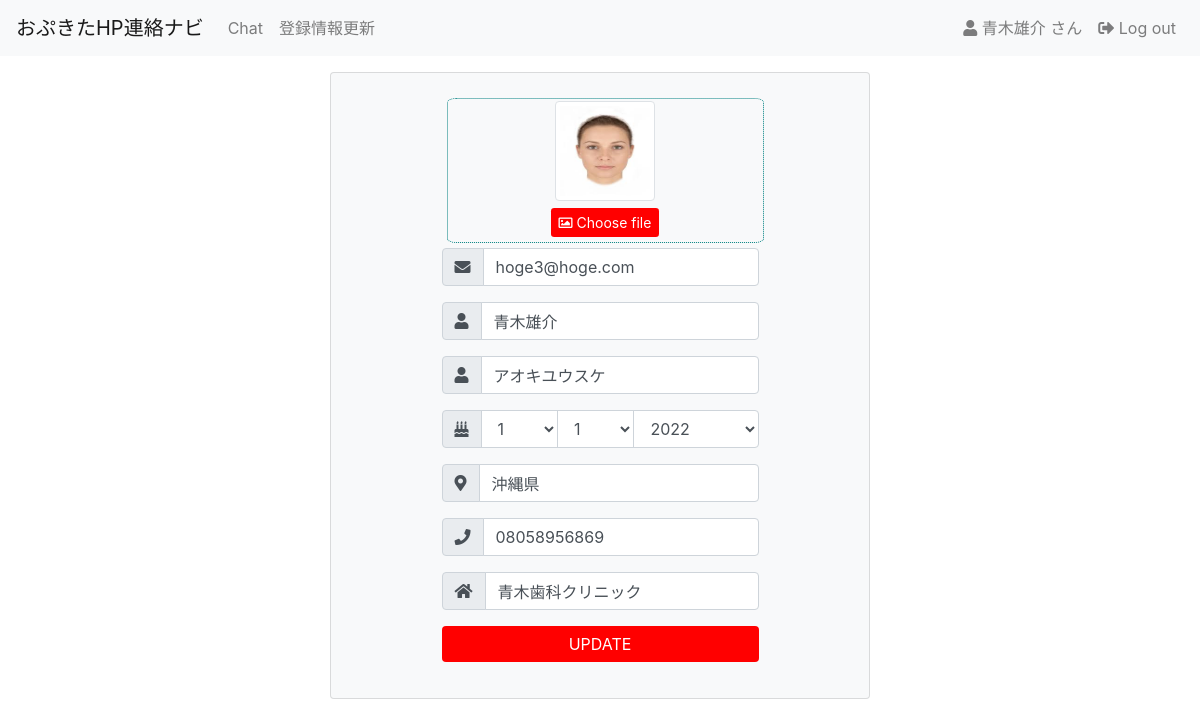
/chat/user_update/3/ (signed in), run on the app's committed database.
### chatapp/models.py (models this page shows, shortened)
class User(AbstractBaseUser, PermissionsMixin):
    class Meta:
        verbose_name = 'ユーザ'
        verbose_name_plural = 'ユーザ'
    """カスタムユーザーモデル."""
    email = models.EmailField('メールアドレス', max_length=150, null = False, blank=False, unique = True)
    name = models.CharField('名前', max_length=150, null = False, blank=False)
    furigana = models.CharField('フリガナ', max_length = 150, null = False, blank = False)
    birthday = models.DateField(
        verbose_name = _('生年月日'),
        null = True,
    )
    address = models.CharField('住所', max_length = 150, null = True)
    phone = models.CharField('連絡先電話番号', max_length = 50, null = True)
    clinic_name = models.CharField('歯科医院名', max_length = 100, null = True)
    thumbnail = models.ImageField('サムネイル', upload_to = 'profile_thumbnail', null = True)
    is_staff = models.BooleanField(
        '管理者',
        default=False,
        help_text=_(
            'Designates whether the user can log into this admin site.'),
    )
    is_active = models.BooleanField(
        '有効',
        default=True,
        help_text=_(
            'Designates whether this user should be treated as active. '
            'Unselect this instead of deleting accounts.'
        ),
    )
    date_joined = models.DateTimeField(_('date joined'), default=timezone.now)
    objects = MyUserManager()
    EMAIL_FIELD = 'email'
    USERNAME_FIELD = 'email'
    REQUIRED_FIELDS = ['name',]
    @property
    def thumbnail_url(self):
        if self.thumbnail and hasattr(self.thumbnail, 'url'):
            return self.thumbnail.url

### chatapp/views.py (the view, shortened to what this page needs)
# urls.py: path('user_update/<int:pk>/', views.UserUpdate.as_view(), name='user_update'),
class UserUpdate(SuccessMessageMixin, LoginRequiredMixin, generic.UpdateView):
    model = User
    form_class = UserUpdateForm
    template_name = 'chatapp/user_update.html'
    success_message = '登録情報を更新しました'

### chatapp/forms.py
class UserUpdateForm(forms.ModelForm):
    class Meta:
        model = User
        MONTHS = {
            1: '1', 2: '2', 3: '3', 4: '4',
            5: '5', 6: '6', 7: '7', 8: '8',
            9: '9', 10: '10', 11: '11', 12: '12'
        }
        widgets = {
            'birthday': forms.SelectDateWidget(years = range(2022, 1930, -1), months=MONTHS)
        }
        fields = ('email', 'name', 'furigana', 'birthday', 'address', 'phone', 'clinic_name', 'thumbnail')
    def __init__(self, *args, **kwargs):
        super().__init__(*args, **kwargs)
        for field in self.fields.values():
            field.widget.attrs['class'] = 'form-control'
            field.widget.attrs['placeholder'] = field.label  # placeholderにフィールドのラベルを入れる

### templates/chatapp/user_update.html (shortened to what this page needs)
{% extends "chatapp/base.html" %}
{% block content %}
{% load static %}
<link rel="stylesheet" type="text/css" href="{% static 'css/user_update.css' %}">
<div class="row">
    <div class="col-md-6 offset-md-3 col-12">
        <div class="card bg-light">
            <div class="card-body mx-auto">
                <form method="POST" action="" enctype="multipart/form-data">
                    <div class="container preview">
                        <img class="img img-thumbnail preview-img" src="{{ user.thumbnail_url }}" alt="プレビュー" /><br>
                        <span class="btn btn-sm btn-success"> <i class="far fa-image"></i> Choose file</span>
                    </div>
                    <div class="form-group input-group">
                        <div class="input-group-prepend">
                            <span class="input-group-text"> <i class="fa fa-envelope"></i> </span>
                            </div>
                            {{ form.email }}
                    </div>
                    <div class="form-group input-group">
                        <div class="input-group-prepend">
                            <span class="input-group-text"> <i class="fa fa-user"></i> </span>
                            </div>
                            {{ form.name }}
                    </div>
                    <div class="form-group input-group">
                        <div class="input-group-prepend">
                            <span class="input-group-text"> <i class="fa fa-user"></i>  </span>
                            </div>
                            {{ form.furigana }}
                    </div>
                    <div class="form-group input-group">
                        <div class="input-group-prepend">
                            <span class="input-group-text"> <i class="fas fa-birthday-cake"></i> </span>
                            </div>
                            {{ form.birthday }}
                    </div>
                    <div class="form-group input-group">
                        <div class="input-group-prepend">
                            <span class="input-group-text"> <i class="fas fa-map-marker-alt"></i> </span>
                            </div>
                            {{ form.address }}
                    </div>
                    <div class="form-group input-group">
                        <div class="input-group-prepend">
                            <span class="input-group-text"><i class="fas fa-phone"></i></span>
                            </div>
                            {{ form.phone }}
                    </div>
                    <div class="form-group input-group">
                        <div class="input-group-prepend">
                            <span class="input-group-text"> <i class="fas fa-home"></i></span>
                            </div>
                            {{ form.clinic_name }}
                    </div>
                    <div class="form-group">
                            <button type="submit" class="btn btn-block"> UPDATE  </button>
                        </div>
                </form>
            </div>
        </div>
    </div>
</div>
{% endblock %}

### templates/chatapp/base.html (shortened to what this page needs)
{% load static %}
<!doctype html>
<html lang="ja">
<head>
    <link href="https://stackpath.bootstrapcdn.com/bootstrap/4.3.1/css/bootstrap.min.css" rel="stylesheet" id="bootstrap-css">
    <link rel="stylesheet" href="https://use.fontawesome.com/releases/v5.8.1/css/all.css">
    <link rel="stylesheet" type="text/css" href="{% static 'css/base.css' %}">
</head>
<body>
<nav class="navbar navbar-expand-md bg-light navbar-light sticky-top">
        <a class="navbar-brand" href="#">おぷきたHP連絡ナビ</a>
        <div id="navb" class="navbar-collapse collapse hide">
          <ul class="navbar-nav">
            <li class="nav-item">
              <a class="nav-link" href="{% url 'chatapp:top' %}">Chat</a>
            </li>
            <li class="nav-item">
              <a class="nav-link" href="{% url 'chatapp:user_update' user.pk %}">登録情報更新</a>
            </li>
          </ul>
          <ul class="nav navbar-nav ml-auto">
            {% if user.is_authenticated %}
            <li class="nav-item">
                <span class="nav-link"><span class="fas fa-user"></span> {{ user.name }} さん</span>
            </li>
            <li class="nav-item">
                <a class="nav-link" href="{% url 'chatapp:logout' %}"><i class="fas fa-sign-out-alt"></i> Log out</a>
            </li>
            {% endif %}
          </ul>
        </div>
      </nav>
    <div class="container">
        {% block content %}{% endblock %}
    </div>
</body>
</html>

### chatapp/static/css/base.css (style rules this page uses)
.btn { background-color: red!important; color: white!important; border:none!important }

### chatapp/static/css/user_update.css (style rules this page uses)
.row { margin-top:1rem; }
select#id_birthday_year { width: 30%!important; }
select#id_birthday_month { width: 15%; }
select#id_birthday_day { width: 15%; }
.preview { text-align: center; border: 1px dotted teal; min-height: 100px; margin: 5px; border-radius: 3% }
.preview img { min-width: 100px; min-height: 100px; max-height: 100px; max-width: 100px; margin: 2px; }
.preview span { margin:5px }

### data on the page
User: name "青木雄介", thumbnail_url (picture), email "hoge3@hoge.com", furigana "アオキユウスケ", address "沖縄県", phone "08058956869", clinic_name "青木歯科クリニック"
